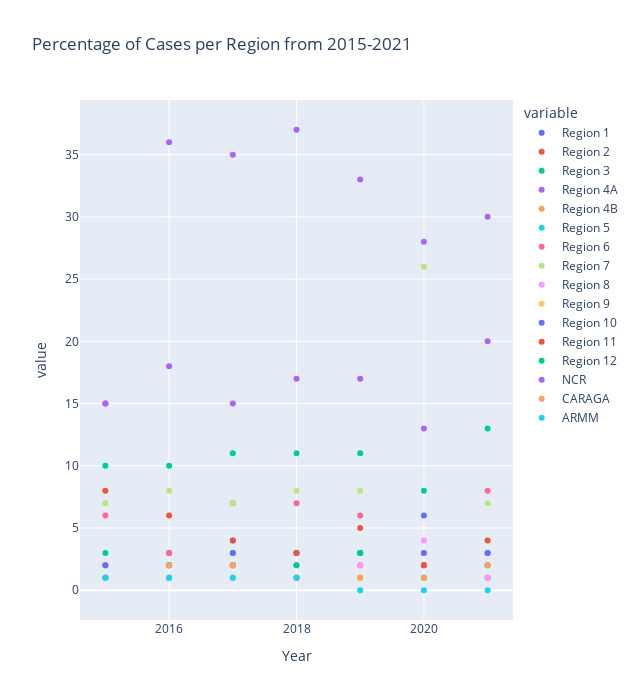

This figure's notebook cell:
### Code cell
df = pd.read_csv(r"C:\Users\user\Documents\Transmission by Percent.csv")

df.plot(title='Percentage of Cases per Region from 2015-2021',
    kind='scatter',
    x='Year',
    y=['Region 1', 'Region 2', 'Region 3', 'Region 4A', 'Region 4B', 'Region 5',
       'Region 6', 'Region 7', 'Region 8', 'Region 9', 'Region 10', 'Region 11',
       'Region 12', 'NCR', 'CARAGA', 'ARMM'], 
    backend='plotly', 
    width=635, height=700
)

### Figure 1 — Plotly figure (JSON) as saved in the notebook; plotly's stock layout.template omitted (floating-point values rounded to 4 significant figures)
{"data": [{"hovertemplate": "variable=Region 1<br>Year=%{x}<br>value=%{y}<extra></extra>", "legendgroup": "Region 1", "marker": {"color": "#636efa", "symbol": "circle"}, "mode": "markers", "name": "Region 1", "orientation": "v", "showlegend": true, "type": "scatter", "x": [2015, 2016, 2017, 2018, 2019, 2020, 2021], "xaxis": "x", "y": [2, 3, 4, 3, 3, 6, 3], "yaxis": "y"}, {"hovertemplate": "variable=Region 2<br>Year=%{x}<br>value=%{y}<extra></extra>", "legendgroup": "Region 2", "marker": {"color": "#EF553B", "symbol": "circle"}, "mode": "markers", "name": "Region 2", "orientation": "v", "showlegend": true, "type": "scatter", "x": [2015, 2016, 2017, 2018, 2019, 2020, 2021], "xaxis": "x", "y": [1, 1, 2, 1, 2, 2, 1], "yaxis": "y"}, {"hovertemplate": "variable=Region 3<br>Year=%{x}<br>value=%{y}<extra></extra>", "legendgroup": "Region 3", "marker": {"color": "#00cc96", "symbol": "circle"}, "mode": "markers", "name": "Region 3", "orientation": "v", "showlegend": true, "type": "scatter", "x": [2015, 2016, 2017, 2018, 2019, 2020, 2021], "xaxis": "x", "y": [10, 10, 11, 11, 11, 8, 13], "yaxis": "y"}, {"hovertemplate": "variable=Region 4A<br>Year=%{x}<br>value=%{y}<extra></extra>", "legendgroup": "Region 4A", "marker": {"color": "#ab63fa", "symbol": "circle"}, "mode": "markers", "name": "Region 4A", "orientation": "v", "showlegend": true, "type": "scatter", "x": [2015, 2016, 2017, 2018, 2019, 2020, 2021], "xaxis": "x", "y": [15, 18, 15, 17, 17, 13, 20], "yaxis": "y"}, {"hovertemplate": "variable=Region 4B<br>Year=%{x}<br>value=%{y}<extra></extra>", "legendgroup": "Region 4B", "marker": {"color": "#FFA15A", "symbol": "circle"}, "mode": "markers", "name": "Region 4B", "orientation": "v", "showlegend": true, "type": "scatter", "x": [2015, 2016, 2017, 2018, 2019, 2020, 2021], "xaxis": "x", "y": [2, 2, 1, 1, 1, 3, 1], "yaxis": "y"}, {"hovertemplate": "variable=Region 5<br>Year=%{x}<br>value=%{y}<extra></extra>", "legendgroup": "Region 5", "marker": {"color": "#19d3f3", "symbol": "circle"}, "mode": "markers", "name": "Region 5", "orientation": "v", "showlegend": true, "type": "scatter", "x": [2015, 2016, 2017, 2018, 2019, 2020, 2021], "xaxis": "x", "y": [1, 1, 3, 2, 3, 2, 2], "yaxis": "y"}, {"hovertemplate": "variable=Region 6<br>Year=%{x}<br>value=%{y}<extra></extra>", "legendgroup": "Region 6", "marker": {"color": "#FF6692", "symbol": "circle"}, "mode": "markers", "name": "Region 6", "orientation": "v", "showlegend": true, "type": "scatter", "x": [2015, 2016, 2017, 2018, 2019, 2020, 2021], "xaxis": "x", "y": [6, 3, 7, 7, 6, 2, 8], "yaxis": "y"}, {"hovertemplate": "variable=Region 7<br>Year=%{x}<br>value=%{y}<extra></extra>", "legendgroup": "Region 7", "marker": {"color": "#B6E880", "symbol": "circle"}, "mode": "markers", "name": "Region 7", "orientation": "v", "showlegend": true, "type": "scatter", "x": [2015, 2016, 2017, 2018, 2019, 2020, 2021], "xaxis": "x", "y": [7, 8, 7, 8, 8, 26, 7], "yaxis": "y"}, {"hovertemplate": "variable=Region 8<br>Year=%{x}<br>value=%{y}<extra></extra>", "legendgroup": "Region 8", "marker": {"color": "#FF97FF", "symbol": "circle"}, "mode": "markers", "name": "Region 8", "orientation": "v", "showlegend": true, "type": "scatter", "x": [2015, 2016, 2017, 2018, 2019, 2020, 2021], "xaxis": "x", "y": [1, 1, 2, 1, 2, 4, 1], "yaxis": "y"}, {"hovertemplate": "variable=Region 9<br>Year=%{x}<br>value=%{y}<extra></extra>", "legendgroup": "Region 9", "marker": {"color": "#FECB52", "symbol": "circle"}, "mode": "markers", "name": "Region 9", "orientation": "v", "showlegend": true, "type": "scatter", "x": [2015, 2016, 2017, 2018, 2019, 2020, 2021], "xaxis": "x", "y": [2, 2, 1, 2, 1, 1, 2], "yaxis": "y"}, {"hovertemplate": "variable=Region 10<br>Year=%{x}<br>value=%{y}<extra></extra>", "legendgroup": "Region 10", "marker": {"color": "#636efa", "symbol": "circle"}, "mode": "markers", "name": "Region 10", "orientation": "v", "showlegend": true, "type": "scatter", "x": [2015, 2016, 2017, 2018, 2019, 2020, 2021], "xaxis": "x", "y": [2, 2, 3, 3, 3, 3, 3], "yaxis": "y"}, {"hovertemplate": "variable=Region 11<br>Year=%{x}<br>value=%{y}<extra></extra>", "legendgroup": "Region 11", "marker": {"color": "#EF553B", "symbol": "circle"}, "mode": "markers", "name": "Region 11", "orientation": "v", "showlegend": true, "type": "scatter", "x": [2015, 2016, 2017, 2018, 2019, 2020, 2021], "xaxis": "x", "y": [8, 6, 4, 3, 5, 2, 4], "yaxis": "y"}, {"hovertemplate": "variable=Region 12<br>Year=%{x}<br>value=%{y}<extra></extra>", "legendgroup": "Region 12", "marker": {"color": "#00cc96", "symbol": "circle"}, "mode": "markers", "name": "Region 12", "orientation": "v", "showlegend": true, "type": "scatter", "x": [2015, 2016, 2017, 2018, 2019, 2020, 2021], "xaxis": "x", "y": [3, 2, 2, 2, 3, 1, 2], "yaxis": "y"}, {"hovertemplate": "variable=NCR<br>Year=%{x}<br>value=%{y}<extra></extra>", "legendgroup": "NCR", "marker": {"color": "#ab63fa", "symbol": "circle"}, "mode": "markers", "name": "NCR", "orientation": "v", "showlegend": true, "type": "scatter", "x": [2015, 2016, 2017, 2018, 2019, 2020, 2021], "xaxis": "x", "y": [15, 36, 35, 37, 33, 28, 30], "yaxis": "y"}, {"hovertemplate": "variable=CARAGA<br>Year=%{x}<br>value=%{y}<extra></extra>", "legendgroup": "CARAGA", "marker": {"color": "#FFA15A", "symbol": "circle"}, "mode": "markers", "name": "CARAGA", "orientation": "v", "showlegend": true, "type": "scatter", "x": [2015, 2016, 2017, 2018, 2019, 2020, 2021], "xaxis": "x", "y": [1, 2, 2, 1, 1, 1, 2], "yaxis": "y"}, {"hovertemplate": "variable=ARMM<br>Year=%{x}<br>value=%{y}<extra></extra>", "legendgroup": "ARMM", "marker": {"color": "#19d3f3", "symbol": "circle"}, "mode": "markers", "name": "ARMM", "orientation": "v", "showlegend": true, "type": "scatter", "x": [2015, 2016, 2017, 2018, 2019, 2020, 2021], "xaxis": "x", "y": [1, 1, 1, 1, 0, 0, 0], "yaxis": "y"}], "layout": {"height": 700, "legend": {"title": {"text": "variable"}, "tracegroupgap": 0}, "title": {"text": "Percentage of Cases per Region from 2015-2021"}, "width": 635, "xaxis": {"anchor": "y", "domain": [0, 1], "title": {"text": "Year"}}, "yaxis": {"anchor": "x", "domain": [0, 1], "title": {"text": "value"}}}}
